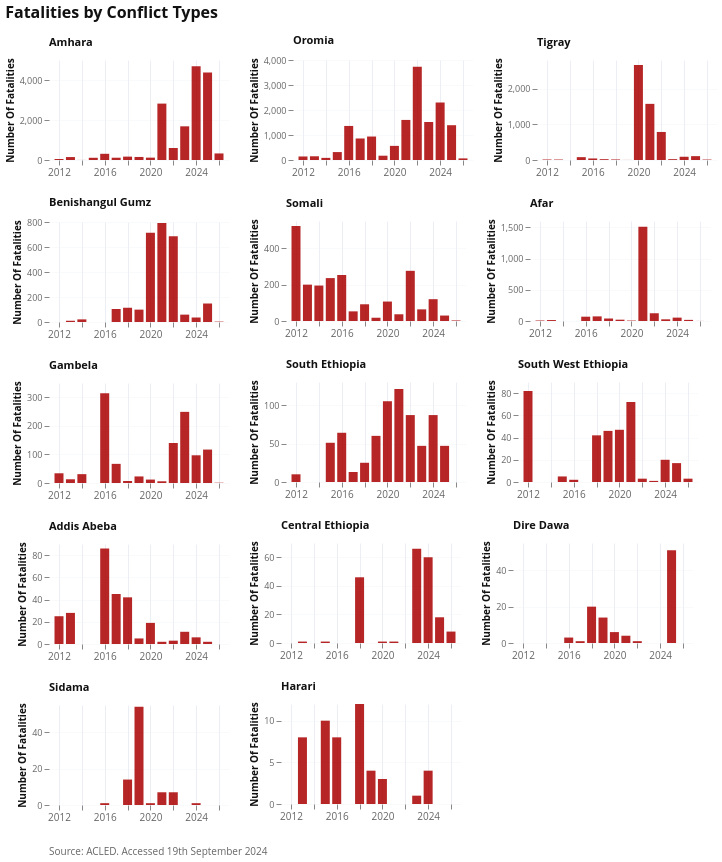

This figure's notebook cell:
### Markdown cell above
### Subnational Trends

### Code cell
fig = visuals.plot_conflict_by_category_altair(
    conflict_yearly_regional.sort_values("nrFatalities", ascending=False),
    "Fatalities by Conflict Types",
    "ACLED. Accessed 19th September 2024",
    category_column="ADM1_EN",
    measure="nrFatalities",
    plot_type="bar",
    width=180,
    height=100,
    n_cols=3,
    bar_width_ratio=0.15
)
fig

### Figure 1 — Vega-Lite specification as saved in the notebook (floating-point values rounded to 4 significant figures; data arrays with more than 128 entries replaced by an {"elided": "..."} marker saying what was removed)
{"config": {"font": "Open Sans", "title": {"font": "Open Sans", "color": "#111111", "subtitleColor": "#666666"}, "axis": {"labelFont": "Open Sans", "titleFont": "Open Sans", "domainWidth": 0, "gridColor": "#EBEEF4", "labelColor": "#666666", "titleColor": "#111111"}, "legend": {"labelFont": "Open Sans", "titleFont": "Open Sans"}, "header": {"labelFont": "Open Sans", "titleFont": "Open Sans", "labelColor": "#111111"}, "mark": {"font": "Open Sans"}, "text": {"font": "Open Sans"}, "view": {"strokeWidth": 0}}, "vconcat": [{"data": {"name": "data-506716b8006c7f00f298c90b62beee03"}, "mark": {"type": "bar", "opacity": 0.85, "width": 9.0}, "encoding": {"color": {"value": "#AA0000"}, "facet": {"columns": 3, "field": "ADM1_EN", "header": {"labelAnchor": "start", "labelFontSize": 11, "labelFontWeight": "bold", "title": null}, "sort": ["Amhara", "Oromia", "Tigray", "Benishangul Gumz", "Somali", "Afar", "Gambela", "South Ethiopia", "South West Ethiopia", "Addis Abeba", "Central Ethiopia", "Dire Dawa", "Sidama", "Harari"], "type": "nominal"}, "x": {"axis": {"format": "%Y", "labelAngle": 0, "labelFontSize": 10, "labelFontWeight": "normal", "tickCount": {"interval": "year", "step": 2}, "title": null}, "field": "event_date", "scale": {"domain": ["2012-01-01T00:00:00", "2026-01-01T00:00:00"], "padding": 10}, "type": "temporal"}, "y": {"axis": {"grid": true, "gridOpacity": 0.3, "labelFontSize": 9, "title": "Number Of Fatalities", "titleFontSize": 10}, "field": "nrFatalities", "scale": {"zero": true}, "type": "quantitative"}}, "height": 100, "resolve": {"scale": {"x": "independent", "y": "independent"}}, "title": {"text": ["Fatalities by Conflict Types"], "align": "left", "anchor": "start", "dy": -10, "fontSize": 16, "fontWeight": "bold", "subtitleFontSize": 12, "subtitleFontWeight": "normal"}, "width": 180}, {"data": {"name": "empty"}, "mark": {"type": "text", "align": "left", "baseline": "top", "color": "#666666", "dx": -300.0, "dy": 10, "fontSize": 10, "fontWeight": "normal"}, "encoding": {"text": {"value": "Source: ACLED. Accessed 19th September 2024"}}, "height": 20, "width": 600}], "spacing": 5, "$schema": "https://vega.github.io/schema/vega-lite/v6.1.0.json", "datasets": {"data-506716b8006c7f00f298c90b62beee03": {"elided": "188 records"}, "empty": [{}]}}
